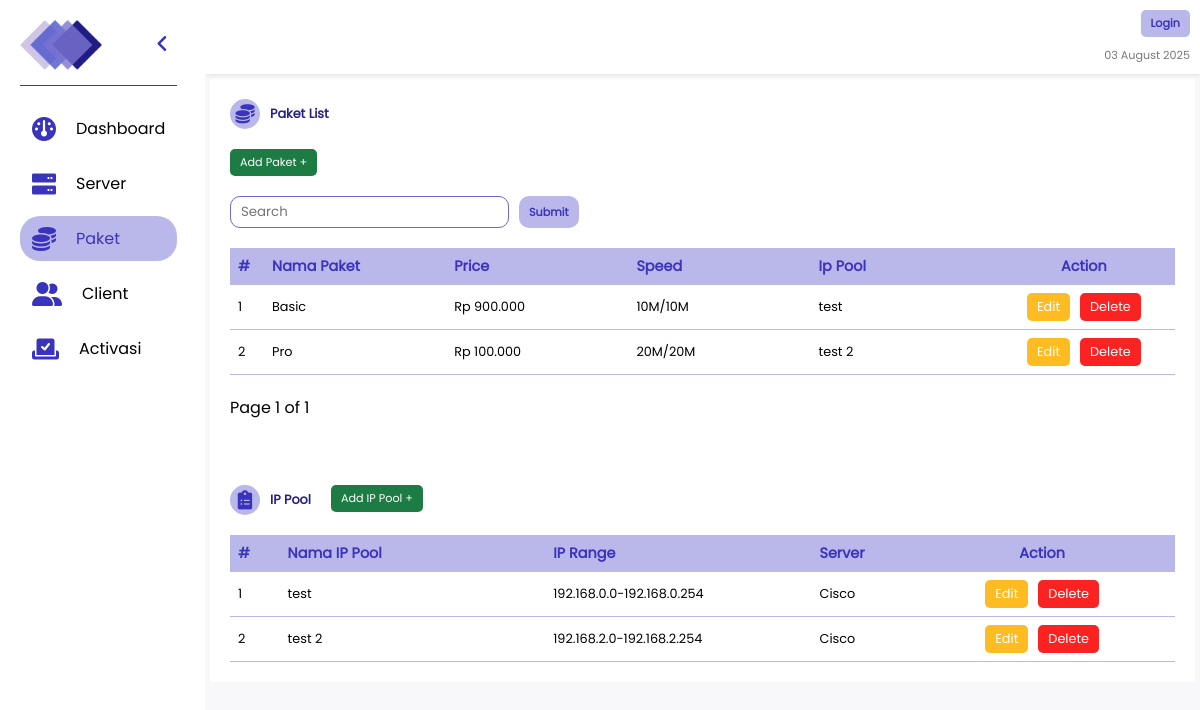
Page /paket-list/ on the committed database.
### polls/models.py (models this page shows, shortened)
class Paket(models.Model):
    name = models.CharField(max_length=255)
    price = models.IntegerField()
    limit = models.CharField(max_length=255)
    id_ip_pool = models.ForeignKey(IPPool, on_delete=models.SET_NULL,null=True, blank=True, related_name='ip_pools')

class IPPool(models.Model):
    id_server = models.ForeignKey(Server, on_delete=models.SET_NULL,null=True, blank=True, related_name='servers')
    name = models.CharField(max_length=100)
    ip_range = models.CharField(max_length=100)

class Server(models.Model):
    name = models.CharField(max_length=255)
    host = models.GenericIPAddressField()
    username = models.CharField(max_length=255)
    password = models.CharField(max_length=255)
    genieacs = models.GenericIPAddressField(blank=True, null=True)

### polls/views.py (the view)
# urls.py: path('paket-list/', views.paket, name='paket'),
def paket(request) :
    query = request.GET.get('search', '')  # Ambil query pencarian
    paket_list = Paket.objects.all()
    ip_pools = IPPool.objects.all()
    if query:
        paket_list = paket_list.filter(
            Q(name__icontains=query) |
            Q(price__icontains=query) |
            Q(limit__icontains=query)
        ) # Jika tidak ada pencarian, tampilkan semua data
    paginator = Paginator(paket_list, 10)
    page_number = request.GET.get('page')
    pakets = paginator.get_page(page_number)
    return render(request, 'pages/paket.html', {'pakets': pakets, 'ip_pools':ip_pools, 'query': query})

### polls/templatetags/custom_filters.py (called while the page is built)
@register.filter()
def rupiah(value):
    try:
        value = int(value)
        return "Rp {:,}".format(value).replace(",", ".")
    except (ValueError, TypeError):
        return value

### polls/templates/pages/paket.html (shortened to what this page needs)
{% extends 'dashboard/base.html' %} {% block content %} {% load custom_filters%}
<div class="content-page server">
  <div class="table-wrapper column">
    <div class="header-table column">
      <div class="row title-head-td">
        <i
          class="fa-solid fa-coins"
          style="--clr: var(--clr-fourth); --icon-clr: var(--clr-second)"
        ></i>
        <span class="title">Paket List</span>
      </div>
      <a href="{% url 'add-paket' %}" class="success-button">Add Paket +</a>
      <form method="GET" class="form-search row">
        <input
          class="search-box"
          type="search"
          placeholder="Search"
          name="search"
          value="{{ query }}"
        />
        <input class="search-button" type="submit" />
      </form>
    </div>
    <div class="table-container">
      <table class="table">
        <tr class="t-head">
          <th>#</th>
          <th>Nama Paket</th>
          <th>Price</th>
          <th>Speed</th>
          <th>Ip Pool</th>
          <th class="center-th">Action</th>
        </tr>
        {% for paket in pakets %}
        <tr class="t-d">
          <td>{{ paket.id }}</td>
          <td>{{ paket.name }}</td>
          <td>{{ paket.price|rupiah }}</td>
          <td>{{ paket.limit }}</td>
          <td>{{ paket.id_ip_pool.name }}</td>
          <td>
            <div class="row button-wrapper">
              <a href="{% url 'edit-paket' paket.id %}" class="warning-button"
                >Edit</a
              >
              <button
                onclick="openDeleteModal('{{ paket.id }}','{{ paket.name }}')"
                class="danger-button"
              >
                Delete
              </button>
            </div>
          </td>
        </tr>
        {% empty %}
        <tr>
          <td colspan="7" class="center">Tidak ada data yang ditemukan</td>
        </tr>
        {% endfor %}
      </table>
    </div>
    <div class="pagination row">
      <span class="current-page"
        >Page {{ pakets.number }} of {{ pakets.paginator.num_pages }}</span
      >
    </div>
    <br />
    <div class="header-table row">
      <div class="row title-head-td">
        <i
          class="fa-solid fa-clipboard-list"
          style="--clr: var(--clr-fourth); --icon-clr: var(--clr-second)"
        ></i>
        <span class="title">IP Pool</span>
      </div>
      <a href="{% url 'add-ip' %}" class="success-button">Add IP Pool +</a>
    </div>
    <div class="table-container">
      <table class="table">
        <tr class="t-head">
          <th>#</th>
          <th>Nama IP Pool</th>
          <th>IP Range</th>
          <th class="w-sm">Server</th>
          <th class="center-th">Action</th>
        </tr>
        {% for ip in ip_pools %}
        <tr class="t-d">
          <td>{{ ip.id }}</td>
          <td>{{ ip.name }}</td>
          <td>{{ ip.ip_range}}</td>
          <td>{{ ip.id_server.name}}</td>
          <td>
            <div class="row button-wrapper">
              <a href="{% url 'edit-ip' ip.id %}" class="warning-button"
                >Edit</a
              >
              <button
                onclick="openDeleteModalIP('{{ ip.id }}', '{{ip.name}}')"
                class="danger-button"
              >
                Delete
              </button>
            </div>
          </td>
        </tr>
        {% empty %}
        <tr>
          <td colspan="7" class="center">Tidak ada data yang ditemukan</td>
        </tr>
        {% endfor %}
      </table>
    </div>
  </div>
</div>
{% endblock %}

### polls/static/css/style.css (style rules this page uses)
:root { --clr-main-h: 0; --clr-main-s: 0%; --clr-main-l: 100%; --clr-main: hsl(var(--clr-main-h), var(--clr-main-s), var(--clr-main-l)); --clr-second: hsl( var(--clr-main-h), var(--clr-main-s), calc(var(--clr-main-l) + 15%) ); --clr-third: hsl( var(--clr-main-h), var(--clr-main-s), calc(var(--clr-main-l) + 30%) ); --clr-fourth: hsl( var(--clr-main-h), var(--clr-main-s), calc(var(--clr-main-l) + 50%) ); --clr-b: #316ac4; --clr-b1: #3b82f6; --clr-g: #13542d; --clr-g1: #1d7c43; --clr-g2: #e9ffe2; --clr-r: #c71b1b; --clr-r1: #fb2222; --clr-r2: #ffe2e2; --clr-y: #c49322; --clr-y1: #ffbc22; --clr-y2: #fff0ce; --clr-grey: #797979; --clr-grey2: #4b4b4b; --clr-bg: #f8f8fb; --clr-white: #fff; }
body { margin: 0; padding: 0; font-family: "poppin"; }
* { font-family: "poppin"; }
a { text-decoration: none; transition: all 0.2s ease-in-out; }
i { color: var(--clr-second); font-size: 1.5em; transition: all 0.2s ease-in-out; }
button { text-decoration: none; border: none; background-color: transparent; padding: 5px 10px !important; }
.w-sm { width: 30px !important; }
.row { display: flex; }
.column { display: flex; flex-direction: column; }
.content-page { padding: 5px; }
.form-search { gap: 10px; flex-wrap: wrap; }
.form-search .search-box { border: 1px solid var(--clr-third); outline: none; background-color: none; padding: 5px 10px; border-radius: 10px; }
.form-search .search-button { background-color: none; border: none; background-color: var(--clr-fourth); outline: none; color: var(--clr-second); padding: 5px 10px; font-size: 0.7em; border-radius: 10px; transition: all ease-in-out 0.2s; font-weight: bold; }
.table-wrapper i { background-color: var(--clr); margin: 0; width: 30px; height: 30px; display: flex; justify-content: center; align-items: center; border-radius: 100%; color: var(--icon-clr); }
.table-wrapper .title-head-td { font-size: 0.8em; align-items: center; gap: 10px; }
.title-head-td .title { font-weight: bold; color: var(--clr-main); }
.table-wrapper { background-color: white; padding: 20px; gap: 20px; }
.header-table { gap: 20px; }
.table .t-head { background-color: var(--clr-fourth); color: var(--clr-second); font-size: 0.9em; text-decoration: none; outline: var(--clr-fourth); }
.table-container { overflow-x: auto; position: relative; width: 100%; }
.table { border-collapse: collapse; width: 100%; }
.table, .table th, .table td { border: 0; }
.table th { white-space: nowrap; width: 150px; padding: 8px; text-align: left; }
.table th:nth-child(1) { max-width: 15px; }
.table td { padding: 8px; text-align: left; }
.table .t-d td { white-space: nowrap; font-size: 0.8em; border-bottom: 1px solid var(--clr-fourth); }
.table .t-d td button, .table .t-d td a { font-size: 1em; }
.button-wrapper { gap: 10px; justify-content: center; align-items: center; }
.main-button, .success-button, .warning-button, .danger-button, .grey-button, .info-button, .disbale-button { border-radius: 5px; padding: 5px 10px; width: fit-content; text-align: center; font-weight: 500; transition: all ease-in-out 0.2s; font-size: 0.7em; height: fit-content; }
.success-button { background-color: var(--clr-g1); color: var(--clr-white); }
.warning-button { background-color: var(--clr-y1); color: var(--clr-white); }
.danger-button { background-color: var(--clr-r1); color: var(--clr-white); }
.center-th { text-align: center !important; }

### rows in the picture
Paket: id "1", name "Basic", price|rupiah "Rp 900.000", limit "10M/10M", id_ip_pool.name "test"
Paket: id "2", name "Pro", price|rupiah "Rp 100.000", limit "20M/20M", id_ip_pool.name "test 2"
IPPool: id "1", name "test", ip_range "192.168.0.0-192.168.0.254", id_server.name "Cisco"
IPPool: id "2", name "test 2", ip_range "192.168.2.0-192.168.2.254", id_server.name "Cisco"

### other values in the picture
{{ pakets.number }} "1"
{{ pakets.paginator.num_pages }} "1"
